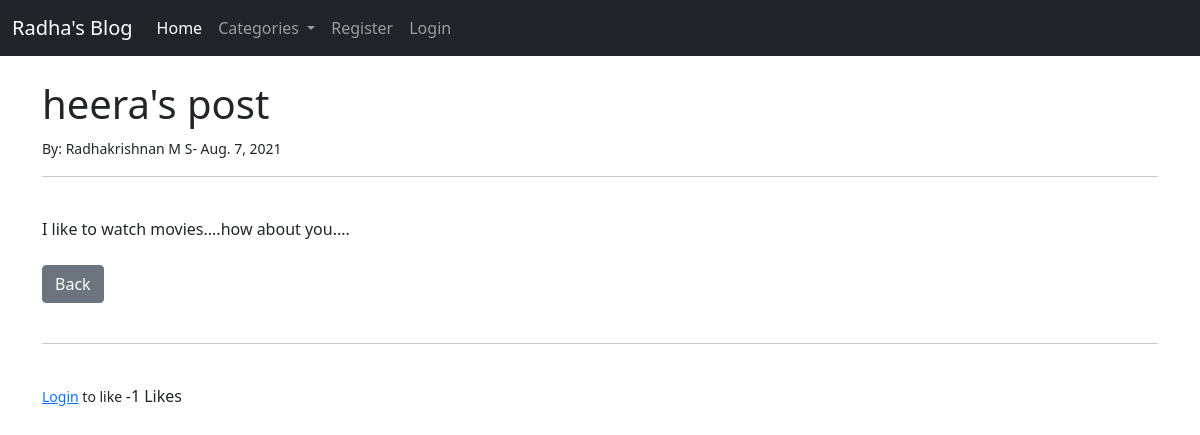
/article/14, run on the app's committed database.
### theblog/models.py (models this page shows, shortened)
class Post(models.Model):
	title = models.CharField(max_length=255)
	title_tag = models.CharField(max_length=255)
	author = models.ForeignKey(User, on_delete=models.CASCADE)
	body = RichTextField(blank=True, null=True)
	post_date = models.DateField(auto_now_add=True)
	category = models.CharField(max_length=255, default='coding')
	snippet = models.CharField(max_length=255)
	likes = models.ManyToManyField(User, related_name='blog_posts')
	def total_likes(self):
		return self.likes.count()

### theblog/views.py (the view)
# urls.py: path('article/<int:pk>',ArticleDetailView.as_view(),name='article-detail'),
class ArticleDetailView(DetailView):
	model = Post
	template_name = 'article_details.html'
	def get_context_data(self, *args, **kwargs):
		cat_menu = Category.objects.all()
		context = super(ArticleDetailView, self).get_context_data(*args, **kwargs)
		stuff = get_object_or_404(Post, id=self.kwargs['pk'])
		total_likes = stuff.total_likes()
		liked = False
		if stuff.likes.filter(id=self.request.user.id).exists():
			liked = True
		context["cat_menu"] = cat_menu
		context["total_likes"] = total_likes
		context["liked"] = liked
		return context

### theblog/models.py (called while the page is built)
	def __str__(self):
		return self.name

### theblog/templates/article_details.html (shortened to what this page needs)
{% extends 'base.html' %}
{% block content %}
	<h1>{{ post.title }} </h1>
	<small>By:
		{{ post.author.first_name }}
		{{ post.author.last_name }}-
		{{ post.post_date }}
	</small><br/>
	<hr>
	<br/>
	{{ post.body|safe }}
	<br/><br/>
	<a href="{% url 'home' %}"  class="btn btn-secondary">Back</a>
	<br/><br/>
	<hr>
	<br/>
	<form action = "{% url 'like_post' post.pk %}"
	method = "POST">
	{% if user.is_authenticated %}
		{% if liked %}
			<button type="submit", name="post_id", value="{{ post.id }}", class="btn btn-danger btn-sm">Unlike</button>
		{% else %}
			<button type="submit", name="post_id", value="{{ post.id }}", class="btn btn-primary btn-sm">Like</button>
		{% endif %}
	{% else %}
		<small><a href="{% url 'login' %}">Login</a> to like </small>
	{% endif %}
		 -{{ total_likes }} Likes
	</form>
{% endblock %}

### data on the page
Post: title "heera's post", author.first_name "Radhakrishnan", author.last_name "M S", post_date "Aug. 7, 2021", body "I like to watch movies....how about you...."

### other printed values
{{ total_likes }} "1"
